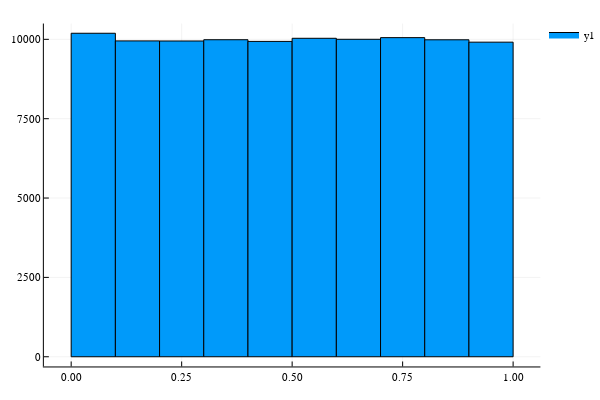

The notebook cell this image was saved under:
### Code cell
h = fit(Histogram, rand(100000))
plot(h)

### Figure 1 — Plotly figure (JSON) as saved in the notebook; plotly's stock layout.template omitted (floating-point values rounded to 4 significant figures)
{"data": [{"fill": "tozeroy", "fillcolor": "rgba(0, 154, 250, 1.000)", "legendgroup": "y1", "line": {"color": "rgba(0, 0, 0, 1)", "dash": "solid", "width": 1}, "mode": "lines", "name": "y1", "showlegend": true, "type": "scatter", "x": [0, 0, 0.1, 0.1, 0, 0], "xaxis": "x", "y": [10192, 0, 0, 10192, 10192, 10192], "yaxis": "y"}, {"fill": "tozeroy", "fillcolor": "rgba(0, 154, 250, 1.000)", "legendgroup": "y1", "line": {"color": "rgba(0, 0, 0, 1)", "dash": "solid", "width": 1}, "mode": "lines", "name": "y1", "showlegend": false, "type": "scatter", "x": [0.1, 0.1, 0.2, 0.2, 0.1, 0.1], "xaxis": "x", "y": [9951, 0, 0, 9951, 9951, 9951], "yaxis": "y"}, {"fill": "tozeroy", "fillcolor": "rgba(0, 154, 250, 1.000)", "legendgroup": "y1", "line": {"color": "rgba(0, 0, 0, 1)", "dash": "solid", "width": 1}, "mode": "lines", "name": "y1", "showlegend": false, "type": "scatter", "x": [0.2, 0.2, 0.3, 0.3, 0.2, 0.2], "xaxis": "x", "y": [9948, 0, 0, 9948, 9948, 9948], "yaxis": "y"}, {"fill": "tozeroy", "fillcolor": "rgba(0, 154, 250, 1.000)", "legendgroup": "y1", "line": {"color": "rgba(0, 0, 0, 1)", "dash": "solid", "width": 1}, "mode": "lines", "name": "y1", "showlegend": false, "type": "scatter", "x": [0.3, 0.3, 0.4, 0.4, 0.3, 0.3], "xaxis": "x", "y": [9988, 0, 0, 9988, 9988, 9988], "yaxis": "y"}, {"fill": "tozeroy", "fillcolor": "rgba(0, 154, 250, 1.000)", "legendgroup": "y1", "line": {"color": "rgba(0, 0, 0, 1)", "dash": "solid", "width": 1}, "mode": "lines", "name": "y1", "showlegend": false, "type": "scatter", "x": [0.4, 0.4, 0.5, 0.5, 0.4, 0.4], "xaxis": "x", "y": [9935, 0, 0, 9935, 9935, 9935], "yaxis": "y"}, {"fill": "tozeroy", "fillcolor": "rgba(0, 154, 250, 1.000)", "legendgroup": "y1", "line": {"color": "rgba(0, 0, 0, 1)", "dash": "solid", "width": 1}, "mode": "lines", "name": "y1", "showlegend": false, "type": "scatter", "x": [0.5, 0.5, 0.6, 0.6, 0.5, 0.5], "xaxis": "x", "y": [10033, 0, 0, 10033, 10033, 10033], "yaxis": "y"}, {"fill": "tozeroy", "fillcolor": "rgba(0, 154, 250, 1.000)", "legendgroup": "y1", "line": {"color": "rgba(0, 0, 0, 1)", "dash": "solid", "width": 1}, "mode": "lines", "name": "y1", "showlegend": false, "type": "scatter", "x": [0.6, 0.6, 0.7, 0.7, 0.6, 0.6], "xaxis": "x", "y": [10002, 0, 0, 10002, 10002, 10002], "yaxis": "y"}, {"fill": "tozeroy", "fillcolor": "rgba(0, 154, 250, 1.000)", "legendgroup": "y1", "line": {"color": "rgba(0, 0, 0, 1)", "dash": "solid", "width": 1}, "mode": "lines", "name": "y1", "showlegend": false, "type": "scatter", "x": [0.7, 0.7, 0.8, 0.8, 0.7, 0.7], "xaxis": "x", "y": [10054, 0, 0, 10054, 10054, 10054], "yaxis": "y"}, {"fill": "tozeroy", "fillcolor": "rgba(0, 154, 250, 1.000)", "legendgroup": "y1", "line": {"color": "rgba(0, 0, 0, 1)", "dash": "solid", "width": 1}, "mode": "lines", "name": "y1", "showlegend": false, "type": "scatter", "x": [0.8, 0.8, 0.9, 0.9, 0.8, 0.8], "xaxis": "x", "y": [9986, 0, 0, 9986, 9986, 9986], "yaxis": "y"}, {"fill": "tozeroy", "fillcolor": "rgba(0, 154, 250, 1.000)", "legendgroup": "y1", "line": {"color": "rgba(0, 0, 0, 1)", "dash": "solid", "width": 1}, "mode": "lines", "name": "y1", "showlegend": false, "type": "scatter", "x": [0.9, 0.9, 1, 1, 0.9, 0.9], "xaxis": "x", "y": [9911, 0, 0, 9911, 9911, 9911], "yaxis": "y"}], "layout": {"annotations": [], "height": 400, "legend": {"bgcolor": "rgba(255, 255, 255, 1.000)", "bordercolor": "rgba(0, 0, 0, 1)", "font": {"color": "rgba(0, 0, 0, 1)", "family": "sans-serif", "size": 11}, "tracegroupgap": 0, "x": 1, "y": 1}, "margin": {"b": 20, "l": 0, "r": 0, "t": 20}, "paper_bgcolor": "rgba(255, 255, 255, 1.000)", "plot_bgcolor": "rgba(255, 255, 255, 1.000)", "showlegend": true, "width": 600, "xaxis": {"anchor": "y", "domain": [0.08064, 0.9934], "gridcolor": "rgba(0, 0, 0, 0.1)", "gridwidth": 0.5, "linecolor": "rgba(0, 0, 0, 1)", "mirror": false, "range": [-0.0618, 1.062], "showgrid": true, "showline": true, "showticklabels": true, "tickangle": 0, "tickcolor": "rgb(0, 0, 0)", "tickfont": {"color": "rgba(0, 0, 0, 1)", "family": "sans-serif", "size": 11}, "tickmode": "array", "ticks": "inside", "ticktext": ["0.00", "0.25", "0.50", "0.75", "1.00"], "tickvals": [0, 0.25, 0.5, 0.75, 1], "title": {"font": {"color": "rgba(0, 0, 0, 1)", "family": "sans-serif", "size": 15}, "text": ""}, "type": "linear", "visible": true, "zeroline": false, "zerolinecolor": "rgba(0, 0, 0, 1)"}, "yaxis": {"anchor": "x", "domain": [0.03762, 0.9902], "gridcolor": "rgba(0, 0, 0, 0.1)", "gridwidth": 0.5, "linecolor": "rgba(0, 0, 0, 1)", "mirror": false, "range": [-305.8, 10500.0], "showgrid": true, "showline": true, "showticklabels": true, "tickangle": 0, "tickcolor": "rgb(0, 0, 0)", "tickfont": {"color": "rgba(0, 0, 0, 1)", "family": "sans-serif", "size": 11}, "tickmode": "array", "ticks": "inside", "ticktext": ["0", "2500", "5000", "7500", "10000"], "tickvals": [0, 2500, 5000, 7500, 10000], "title": {"font": {"color": "rgba(0, 0, 0, 1)", "family": "sans-serif", "size": 15}, "text": ""}, "type": "linear", "visible": true, "zeroline": false, "zerolinecolor": "rgba(0, 0, 0, 1)"}}}
